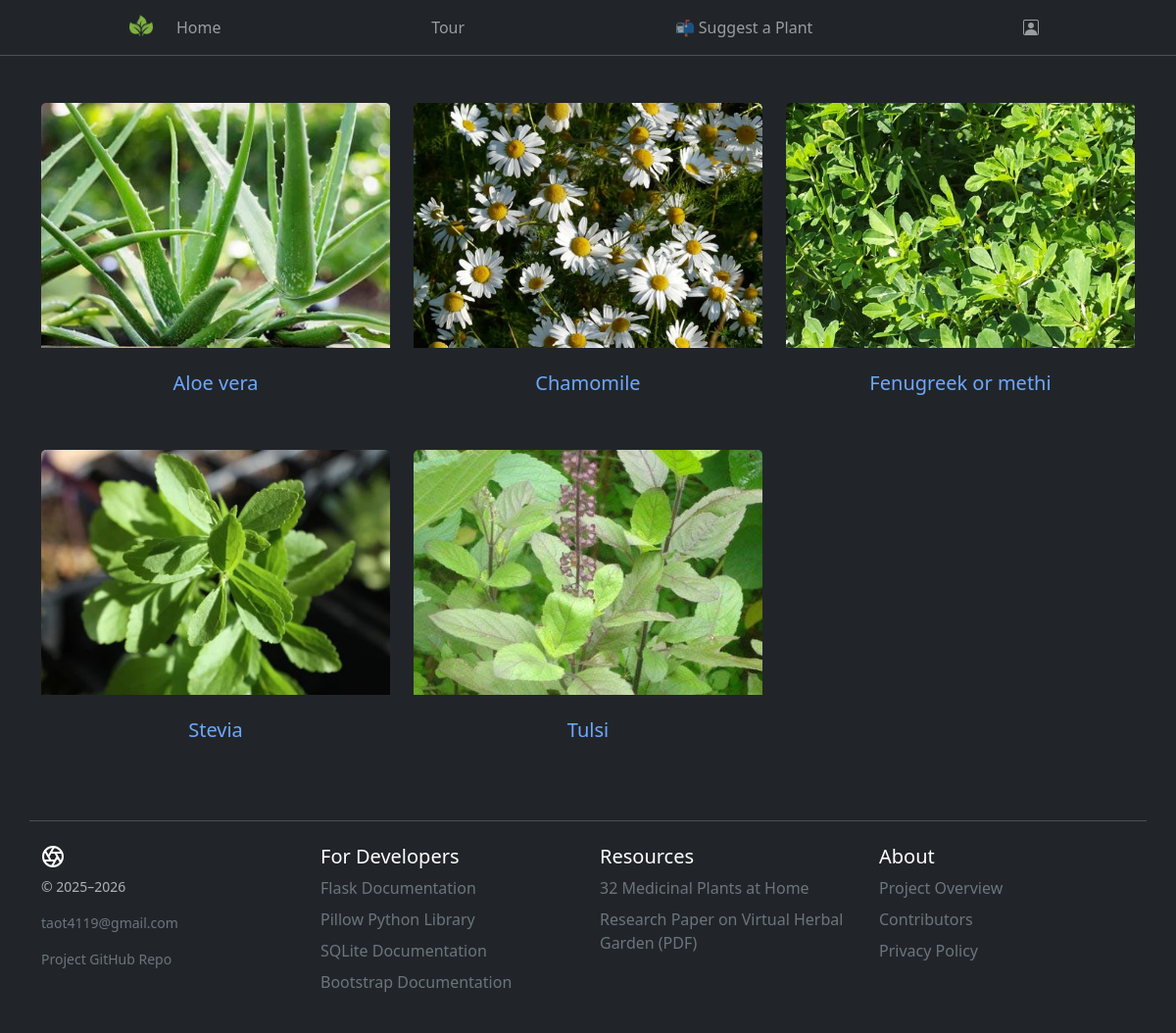
/index, run on the app's committed database.
### tables this page shows
CREATE TABLE plants (
    id INTEGER PRIMARY KEY AUTOINCREMENT,
    plant_name TEXT NOT NULL,
    description TEXT,
    location TEXT,
    plant_type TEXT NOT NULL,
    uploader_name TEXT,
    image_filename TEXT NOT NULL,
    benefits TEXT,
    approved_at TIMESTAMP DEFAULT CURRENT_TIMESTAMP
);

### app.py (the view)
@app.route('/index')
def index():
    conn = get_db_connection()
    plants = conn.execute('SELECT * FROM plants').fetchall()
    conn.close()
    return render_template('index.html', plants=plants)

### db/helpers.py (called while the page is built)
def get_db_connection():
    base_dir = os.path.dirname(os.path.abspath(__file__))
    db_path = os.path.join(base_dir, '..', 'database.db')
    conn = sqlite3.connect(db_path)
    conn.row_factory = sqlite3.Row  # Allows returning rows as dictionaries
    return conn

### templates/index.html
{% extends 'layout.html' %}
{% set no_background = True %}
{% block content %}
<div class="container">
    <div class="album py-5">
        <div class="row row-cols-1 row-cols-md-3 g-4">
            {% for plant in plants %}
            <div class="col">
                <div class="card border-0 h-100">
                    <a href="{{ url_for('plant_detail', plant_id=plant['id']) }}">
                        <img src="{{ url_for('static', filename='uploads/' ~ plant['image_filename']) }}"
                            class="card-img-top" alt="{{ plant['plant_name'] }}">
                        <div class="card-body text-center">
                            <h5 class="card-title">{{ plant['plant_name']|capitalize }}</h5>
                        </div>
                    </a>
                </div>
            </div>
            {% endfor %}
        </div>
    </div>
</div>
{% endblock %}

### templates/layout.html (shortened to what this page needs)
<!doctype html>
<html lang="en" data-bs-theme="dark">
<head>
    <link rel="stylesheet" href="{{ url_for('static', filename='css/style.css') }}">
    <link rel="stylesheet" href="https://cdn.jsdelivr.net/npm/bootstrap-icons@1.11.3/font/bootstrap-icons.css">
    <link href="https://cdn.jsdelivr.net/npm/bootstrap@5.3.5/dist/css/bootstrap.min.css" rel="stylesheet"
>
    <link rel="stylesheet" href="https://cdnjs.cloudflare.com/ajax/libs/animate.css/4.1.1/animate.min.css" />
    <link rel="stylesheet" href="https://cdn.jsdelivr.net/npm/bootstrap-icons@1.10.5/font/bootstrap-icons.css" />
</head>
<body class="masthead" >
    <nav class="navbar navbar-expand-md bg-dark sticky-top border-bottom" data-bs-theme="dark">
        <div class="container" style="max-width: 960px;">
            <span class="navbar-brand">
                <img src="{{ url_for('static', filename='logos/leaf31.png') }}" alt="Your Brand" width="24" height="24"
                    class="d-inline-block align-text-top">
            </span>
            <div class="offcanvas offcanvas-end" tabindex="-1" id="offcanvas" aria-labelledby="offcanvasLabel">
                <div class="offcanvas-body">
                    <ul class="navbar-nav flex-grow-1 justify-content-between">
                        <li class="nav-item"><a class="nav-link" href="{{ url_for('welcome_page') }}">Home</a></li>
                        <li class="nav-item"><a class="nav-link" href="{{ url_for('index') }}">Tour</a></li>
                        {% if session.get('username') %}
                        <li class="nav-item"><a class="nav-link" href="{{ url_for('dashboard') }}">Dashboard</a></li>
                        <li class="nav-item"><a class="nav-link" href="{{ url_for('suggestion') }}">📬 Suggest a
                                Plant</a></li>
                        <li class="nav-item"><a class="nav-link" href="{{ url_for('logout') }}">Logout</a></li>
                        {% else %}
                        <li class="nav-item"><a class="nav-link" href="{{ url_for('suggestion') }}">📬 Suggest a
                                Plant</a></li>
                        <li class="nav-item"><a class="nav-link" href="{{ url_for('login') }}"><i
                                    class="bi bi-person-square"></i></a></li>
                        {% endif %}
                    </ul>
                </div>
            </div>
        </div>
    </nav>
    {% block content %}{% endblock %}
    <footer class="container py-4 border-top">
        <div class="row">
            <div class="col-12 col-md">
                <small class="d-block mb-3 text-body-secondary">© 2025–2026</small>
                <small class="d-block mb-3 text-body-secondary">
                    <a href="mailto:taot4119@gmail.com"
                        class="link-secondary text-decoration-none">taot4119@gmail.com</a>
                </small>
                <small class="d-block mb-3 text-body-secondary"><a class="link-secondary text-decoration-none"
                        href="https://github.com/taotab/plant_library.git" target="_blank"
                        rel="noopener noreferrer">Project
                        GitHub Repo</a></small>
            </div>
            <div class="col-6 col-md">
                <h5>For Developers</h5>
                <ul class="list-unstyled text-small">
                    <li class="mb-2"><a class="link-secondary text-decoration-none"
                            href="https://flask.palletsprojects.com/en/stable/" target="_blank"
                            rel="noopener noreferrer">Flask Documentation</a></li>
                    <li class="mb-2"><a class="link-secondary text-decoration-none"
                            href="https://pillow.readthedocs.io/en/stable/reference/Image.html#PIL.Image.Resampling.LANCZOS"
                            target="_blank" rel="noopener noreferrer">Pillow Python Library</a></li>
                    <li class="mb-2"><a class="link-secondary text-decoration-none"
                            href="https://www.sqlite.org/lang.html" target="_blank" rel="noopener noreferrer">SQLite
                            Documentation</a></li>
                    <li class="mb-2"><a class="link-secondary text-decoration-none"
                            href="https://getbootstrap.com/docs/5.3/getting-started/introduction/" target="_blank"
                            rel="noopener noreferrer">Bootstrap Documentation</a></li>
                </ul>
            </div>
            <div class="col-6 col-md">
                <h5>Resources</h5>
                <ul class="list-unstyled text-small">
                    <li class="mb-2"><a class="link-secondary text-decoration-none"
                            href="https://nurserylive.com/blogs/sustainable-living/32-medicinal-plants-to-keep-at-your-home-always"
                            target="_blank" rel="noopener noreferrer">32 Medicinal Plants at Home</a></li>
                    <li class="mb-2"><a class="link-secondary text-decoration-none"
                            href="https://www.researchgate.net/publication/388174768_Research_Paper_on_Virtual_Herbal_Garden"
                            target="_blank" rel="noopener noreferrer">Research Paper on Virtual Herbal Garden (PDF)</a>
                    </li>
                </ul>
            </div>
            <div class="col-6 col-md">
                <h5>About</h5>
                <ul class="list-unstyled text-small">
                    <li class="mb-2"><a class="link-secondary text-decoration-none"
                            href="{{ url_for('about') }}">Project Overview</a></li>
                    <li class="mb-2"><a class="link-secondary text-decoration-none"
                            href="{{ url_for('about') }}">Contributors</a></li>
                    <li><a class="link-secondary text-decoration-none" href="#">Privacy Policy</a></li>
                </ul>
            </div>
        </div>
    </footer>
</body>
</html>

### static/css/style.css (style rules this page uses)
a:link, a:visited { text-decoration: none; }
.card { width: 100%; max-width: 400px; height: 400px; margin: auto; }
.card img { object-fit: cover; height: 250px; width: 100%; }
.card-body { min-height: 80px; display: flex; align-items: center; justify-content: center; }
.masthead { background-size: contain; background-position: center; background-repeat: no-repeat; width: 100%; height: 100vh; position: relative; color: white; display: flex; flex-direction: column; background-attachment: fixed; }

### data on the page
plants: image_filename (picture), plant_name "Aloe vera"
plants: image_filename (picture), plant_name "Chamomile"
plants: image_filename (picture), plant_name "Fenugreek or methi"
plants: image_filename+plant_name (picture), plant_name "Stevia"
plants: image_filename (picture), plant_name "Tulsi"
